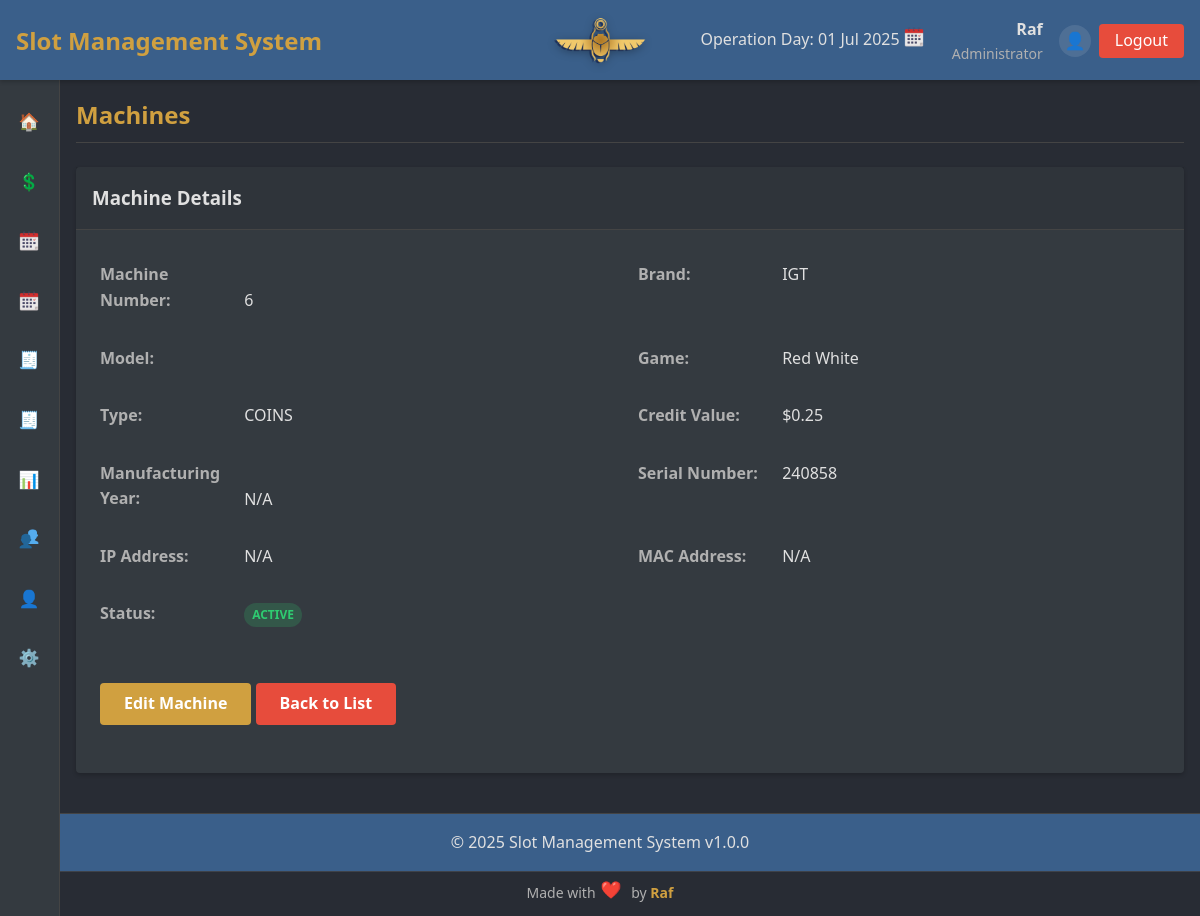
Page /index.php?page=machines&action=view&id=23 (signed in) on the committed database.
### tables this page shows
CREATE TABLE `machines` (
  `id` int NOT NULL AUTO_INCREMENT,
  `machine_number` varchar(50) NOT NULL,
  `brand_id` int DEFAULT NULL,
  `model` varchar(100) NOT NULL,
  `game` varchar(100) DEFAULT NULL,
  `type_id` int DEFAULT NULL,
  `credit_value` decimal(10,2) NOT NULL,
  `manufacturing_year` int DEFAULT NULL,
  `ip_address` varchar(15) DEFAULT NULL,
  `mac_address` varchar(17) DEFAULT NULL,
  `serial_number` varchar(100) DEFAULT NULL,
  `status` enum('Active','Inactive','Maintenance','Reserved') NOT NULL DEFAULT 'Active',
  `ticket_printer` enum('yes','N/A') DEFAULT NULL,
  `system_comp` enum('offline','online') DEFAULT NULL,
  `created_at` timestamp NULL DEFAULT CURRENT_TIMESTAMP,
  `updated_at` timestamp NULL DEFAULT CURRENT_TIMESTAMP ON UPDATE CURRENT_TIMESTAMP,
  PRIMARY KEY (`id`),
  UNIQUE KEY `machine_number` (`machine_number`),
  UNIQUE KEY `serial_number` (`serial_number`),
  KEY `brand_id` (`brand_id`),
  KEY `type_id` (`type_id`),
  KEY `idx_machines_game` (`game`)
);

CREATE TABLE `brands` (
  `id` int NOT NULL AUTO_INCREMENT,
  `name` varchar(100) NOT NULL,
  `description` text,
  `created_at` timestamp NULL DEFAULT CURRENT_TIMESTAMP,
  `updated_at` timestamp NULL DEFAULT CURRENT_TIMESTAMP ON UPDATE CURRENT_TIMESTAMP,
  PRIMARY KEY (`id`),
  UNIQUE KEY `name` (`name`)
);

CREATE TABLE `machine_types` (
  `id` int NOT NULL AUTO_INCREMENT,
  `name` varchar(50) NOT NULL,
  `description` text,
  `created_at` timestamp NULL DEFAULT CURRENT_TIMESTAMP,
  `updated_at` timestamp NULL DEFAULT CURRENT_TIMESTAMP ON UPDATE CURRENT_TIMESTAMP,
  PRIMARY KEY (`id`),
  UNIQUE KEY `name` (`name`)
);

### includes/functions.php (called while the page is built, shortened)
<?php
function has_permission($required_role) {
    $user_role = $_SESSION['user_role'] ?? '';
    if ($user_role === 'admin') {
        return true;
    }
    return false;
}
function format_currency($amount) {
    return '$' . number_format((float)$amount, 2);
}
?>

### pages/machines/view.php (the view, shortened to what this page needs)
<?php
$machine_id = $_GET['id'];
$error = '';
$machine = null;
try {
    $stmt = $conn->prepare("
        SELECT m.*, b.name AS brand_name, mt.name AS type_name
        FROM machines m
        LEFT JOIN brands b ON m.brand_id = b.id
        LEFT JOIN machine_types mt ON m.type_id = mt.id
        WHERE m.id = ?
    ");
    $stmt->execute([$machine_id]);
    $machine = $stmt->fetch(PDO::FETCH_ASSOC);
} catch (PDOException $e) {
    $error = "Database error: " . $e->getMessage();
}
?>
<div class="machine-view fade-in">
    <div class="card">
        <div class="card-header">
            <h3>Machine Details</h3>
        </div>
        <div class="card-body">
            <?php if ($error): ?>
                <div class="alert alert-danger"><?php echo htmlspecialchars($error); ?></div>
            <?php else: ?>
                <div class="machine-details">
                    <div class="row">
                        <div class="col-6">
                            <div class="detail-group">
                                <strong>Machine Number:</strong>
                                <span><?php echo htmlspecialchars($machine['machine_number']); ?></span>
                            </div>
                        </div>
                        <div class="col-6">
                            <div class="detail-group">
                                <strong>Brand:</strong>
                                <span><?php echo htmlspecialchars($machine['brand_name'] ?? 'N/A'); ?></span>
                            </div>
                        </div>
                    </div>
                    <div class="row">
                        <div class="col-6">
                            <div class="detail-group">
                                <strong>Model:</strong>
                            </div>
                        </div>
                        <div class="col-6">
                            <div class="detail-group">
                                <strong>Game:</strong>
                                <span><?php echo htmlspecialchars($machine['game'] ?? 'N/A'); ?></span>
                            </div>
                        </div>
                    </div>
                    <div class="row">
                        <div class="col-6">
                            <div class="detail-group">
                                <strong>Type:</strong>
                                <span><?php echo htmlspecialchars($machine['type_name']); ?></span>
                            </div>
                        </div>
                        <div class="col-6">
                            <div class="detail-group">
                                <strong>Credit Value:</strong>
                                <span><?php echo format_currency($machine['credit_value']); ?></span>
                            </div>
                        </div>
                    </div>
                    <div class="row">
                        <div class="col-6">
                            <div class="detail-group">
                                <strong>Manufacturing Year:</strong>
                                <span><?php echo htmlspecialchars($machine['manufacturing_year'] ?: 'N/A'); ?></span>
                            </div>
                        </div>
                        <div class="col-6">
                            <div class="detail-group">
                                <strong>Serial Number:</strong>
                                <span><?php echo htmlspecialchars($machine['serial_number'] ?: 'N/A'); ?></span>
                            </div>
                        </div>
                    </div>
                    <div class="row">
                        <div class="col-6">
                            <div class="detail-group">
                                <strong>IP Address:</strong>
                                <span><?php echo htmlspecialchars($machine['ip_address'] ?: 'N/A'); ?></span>
                            </div>
                        </div>
                        <div class="col-6">
                            <div class="detail-group">
                                <strong>MAC Address:</strong>
                                <span><?php echo htmlspecialchars($machine['mac_address'] ?: 'N/A'); ?></span>
                            </div>
                        </div>
                    </div>
                    <div class="row">
                        <div class="col-6">
                            <div class="detail-group">
                                <strong>Status:</strong>
                                <span class="status status-<?php echo strtolower(htmlspecialchars($machine['status'])); ?>">
                                    <?php echo htmlspecialchars($machine['status']); ?>
                                </span>
                            </div>
                        </div>
                        <div class="col-6">
                        </div>
                    </div>
                    <div class="form-group" style="margin-top: 2rem;">
                        <?php if ($can_edit): ?>
                            <a href="index.php?page=machines&action=edit&id=<?php echo $machine_id; ?>" class="btn btn-primary">Edit Machine</a>
                        <?php endif; ?>
                        <a href="index.php?page=machines" class="btn btn-danger">Back to List</a>
                    </div>
                </div>
            <?php endif; ?>
        </div>
    </div>
</div>

### assets/css/styles.css (style rules this page uses)
:root { --primary-color: #3a5f8a; --secondary-color: #d0a040; --accent-color: #e74c3c; --dark-bg: #282c34; --light-bg: #343a40; --text-light: #e0e0e0; --text-muted: #b0b0b0; --success-color: #2ecc71; --warning-color: #f39c12; --danger-color: #e74c3c; --border-color: #444444; --spacing-xs: 0.25rem; --spacing-sm: 0.5rem; --spacing-md: 1rem; --spacing-lg: 1.5rem; --spacing-xl: 2rem; --font-xs: 0.75rem; --font-sm: 0.875rem; --font-md: 1rem; --font-lg: 1.25rem; --font-xl: 1.5rem; --font-xxl: 2rem; --border-radius: 4px; --box-shadow: 0 2px 4px rgba(0, 0, 0, 0.2); --transition-speed: 0.3s; --sidebar-width-expanded: 250px; --sidebar-width-collapsed: 60px; }
* { margin: 0; padding: 0; box-sizing: border-box; }
body { font-family: 'Segoe UI', Tahoma, Geneva, Verdana, sans-serif; background-color: var(--dark-bg); color: var(--text-light); line-height: 1.6; padding-top: 80px; }
a { color: var(--secondary-color); text-decoration: none; transition: color var(--transition-speed); }
.form-group { margin-bottom: var(--spacing-lg); }
.btn { display: inline-block; padding: var(--spacing-sm) var(--spacing-lg); border: none; border-radius: var(--border-radius); cursor: pointer; font-weight: bold; text-align: center; transition: all var(--transition-speed); }
.btn-primary { background-color: var(--secondary-color); color: white; }
.btn-danger { background-color: var(--danger-color); color: white; }
.card { background-color: var(--light-bg); border-radius: var(--border-radius); box-shadow: var(--box-shadow); margin-bottom: var(--spacing-lg); }
.card-header { padding: var(--spacing-md); border-bottom: 1px solid var(--border-color); background-color: rgba(0, 0, 0, 0.1); }
.card-body { padding: var(--spacing-lg); }
.row { display: flex; flex-wrap: wrap; margin: 0 -0.5rem; }
.col-6 { flex: 0 0 50%; max-width: 50%; padding: 0 0.5rem; }
.status { display: inline-block; padding: 2px 8px; border-radius: 12px; font-size: var(--font-xs); font-weight: bold; text-transform: uppercase; }
.status-active { background-color: rgba(46, 204, 113, 0.2); color: var(--success-color); }
.detail-group { margin-bottom: 1rem; padding: 0.5rem 0; border-bottom: 1px solid rgba(255, 255, 255, 0.1); }
.detail-group:last-child { border-bottom: none; }
.detail-group strong { display: inline-block; width: 140px; color: var(--text-muted); }
.fade-in { animation: fadeIn var(--transition-speed); }

### rows in the picture
machines: machine_number "6", brand.name "IGT", game "Red White", machine_types.name "COINS", credit_value "$0.25", manufacturing_year "N/A", serial_number "240858", ip_address "N/A", mac_address "N/A", status "ACTIVE"

### other values in the picture
$app_name "Slot Management System"
$_SESSION['username'] "Raf"
$user_roles[$_SESSION['user_role']] "Administrator"
$app_version "1.0.0"
